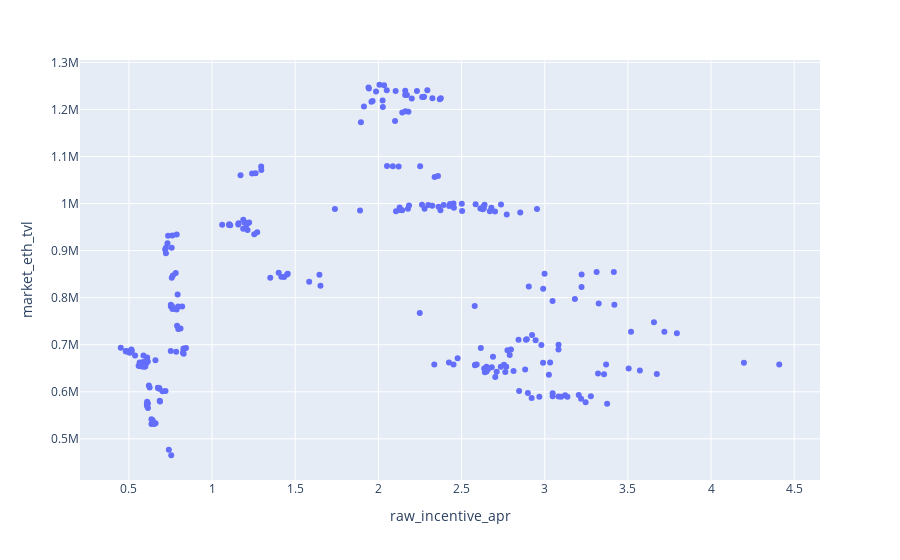

The code cell stored with this chart in its notebook:
### Markdown cell above
# Raw Incentive APR vs. Market ETH TVL graphs!

### Code cell
px.scatter(stETH_ETH_apr_df, x='raw_incentive_apr', y='market_eth_tvl')

### Figure 1 — Plotly figure (JSON) as saved in the notebook; plotly's stock layout.template omitted (floating-point values rounded to 4 significant figures; data arrays with more than 128 entries replaced by an {"elided": "..."} marker saying what was removed)
{"data": [{"hovertemplate": "raw_incentive_apr=%{x}<br>market_eth_tvl=%{y}<extra></extra>", "legendgroup": "", "marker": {"color": "#636efa", "symbol": "circle"}, "mode": "markers", "name": "", "orientation": "v", "showlegend": false, "type": "scatter", "x": {"elided": "255 float values"}, "xaxis": "x", "y": {"elided": "255 float values"}, "yaxis": "y"}], "layout": {"legend": {"tracegroupgap": 0}, "margin": {"t": 60}, "xaxis": {"anchor": "y", "domain": [0, 1], "title": {"text": "raw_incentive_apr"}}, "yaxis": {"anchor": "x", "domain": [0, 1], "title": {"text": "market_eth_tvl"}}}}
